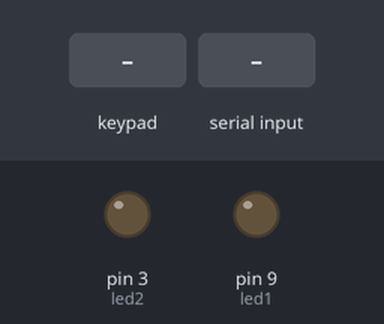
This sketch was run on a simulated Arduino Uno, built with avr-gcc and run on an emulated ATmega328P. Parts: output pins drawn as LEDs (lit = HIGH). Inputs (shaded band) come from the test bench.

Above: at 1.2 s.
1.3 s: keypad keys 1 2 * pressed 0.4 s apart
At 3.6 s:
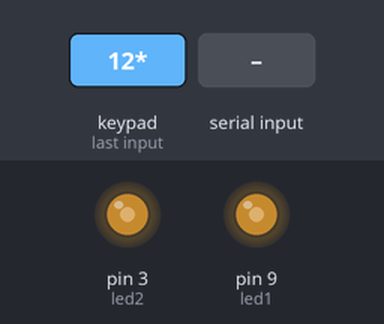
4.0 s: key '1' pressed
At 4.4 s:
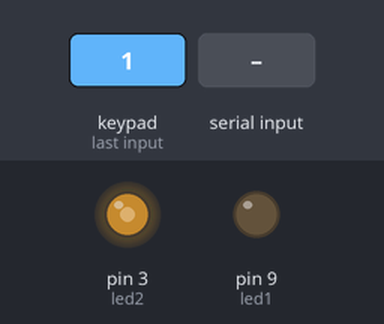
5.5 s: "B2_90\n" received over the second serial link
At 6.0 s:
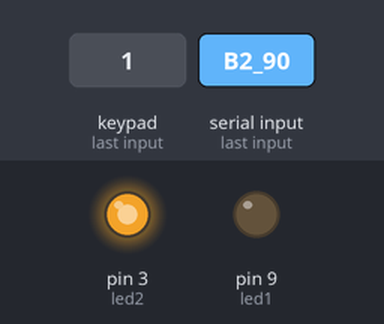
7.1 s: key '7' pressed
At 7.7 s:
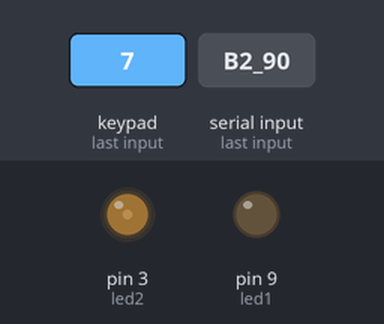
8.6 s: keypad keys 1 2 pressed 0.4 s apart
At 9.8 s:
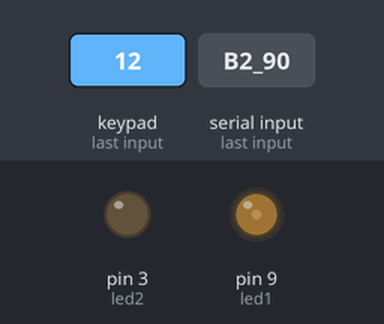
10.9 s: "B1_90\n" received over the second serial link
At 11.7 s:
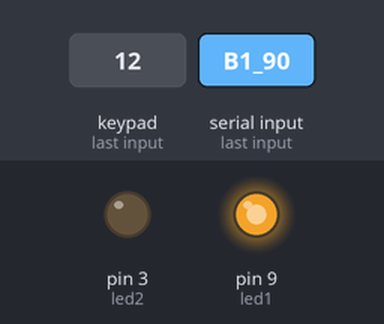
Timing chart, 0 to 13.4 s (numbered marks = the images above; inputs shaded):
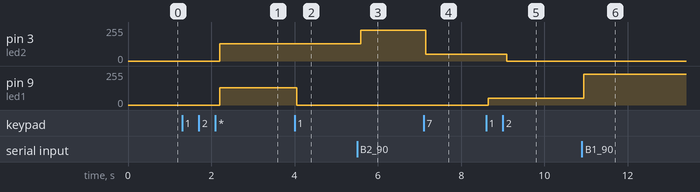

Measured:
- after the input at 1.3 s, pin 3 (led2), pin 9 (led1): 0/255 → 128/255 after 0.90 s
- after the input at 4.0 s, pin 9 (led1): 128/255 → 0/255 after 0.05 s
- after the input at 5.5 s, pin 3 (led2): 128/255 → 229/255 after 0.10 s
- after the input at 7.1 s, pin 3 (led2): 229/255 → 50/255 after 0.05 s
- after the input at 8.6 s, pin 3 (led2): 50/255 → 0/255 after 0.50 s; pin 9 (led1): 0/255 → 50/255 after 0.06 s
- after the input at 10.9 s, pin 9 (led1): 50/255 → 229/255 at once

The sketch:

arduino.ino
```cpp
#include <SoftwareSerial.h>
#include <Keypad.h>

SoftwareSerial BT(10, 11);

const byte ROWS = 4, COLS = 4;
char keys[ROWS][COLS] = {{'1','2','3'},{'4','5','6'},{'7','8','9'},{'*','0','#'}};
byte rowPins[ROWS] = {2, 8, 4, A3};
byte colPins[COLS]  = {12, 13, A1,A2};
Keypad keypad = Keypad(makeKeymap(keys), rowPins, colPins, ROWS, COLS);

const int led1 = 9, led2 = 3, trigPin = 7, echoPin = 6;

bool masterON = false;
bool led1State = false, led2State = false;
bool ultrasonicEnabled = false;
bool motionState = false;

int brightness1 = 128, brightness2 = 128;

int getDistance() {
  digitalWrite(trigPin, LOW);  delayMicroseconds(2);
  digitalWrite(trigPin, HIGH); delayMicroseconds(10);
  digitalWrite(trigPin, LOW);
  long d = pulseIn(echoPin, HIGH, 30000);
  return (d == 0) ? -1 : d * 0.034 / 2;
}

void setMode(int mode) {
  if (mode == 1) { brightness1 = 50;  brightness2 = 50;  }
  if (mode == 2) { brightness1 = 120; brightness2 = 120; }
  if (mode == 3) { brightness1 = 255; brightness2 = 255; }
  BT.print("MODE:"); BT.println(mode);
}


void syncBT() {
  BT.println(led1State  ? "L1_ON"  : "L1_OFF");
  BT.println(led2State  ? "L2_ON"  : "L2_OFF");
  BT.println(masterON   ? "SYS_ON" : "SYS_OFF");
  BT.print("B1_"); BT.println(map(brightness1, 0, 255, 0, 100));
  BT.print("B2_"); BT.println(map(brightness2, 0, 255, 0, 100));
}

void updateLEDs() {
  if (!masterON) {
    analogWrite(led1, 0);
    analogWrite(led2, 0);
    return;
  }

  if (ultrasonicEnabled) {
    int d = getDistance();
    bool motion = (d > 0 && d <= 40);

    analogWrite(led1, motion && led1State ? brightness1 : 0);
    analogWrite(led2, motion && led2State ? brightness2 : 0);


    if (motion != motionState) {
      motionState = motion;
      BT.println(motion ? "MOTION_ON" : "MOTION_OFF");
    }
  } else {
    analogWrite(led1, led1State ? brightness1 : 0);
    analogWrite(led2, led2State ? brightness2 : 0);
  }
}

void handleKeypad() {
  char key = keypad.getKey();
  if (!key) return;

  bool changed = true;
  switch (key) {
    case '*': masterON = true;                         break;
    case '0': masterON = false;                        break;
    case '1': led1State = !led1State;                  break;
    case '2': led2State = !led2State;                  break;
    case '4': brightness1 = max(0,   brightness1-20);  break;
    case '5': brightness1 = min(255, brightness1+20);  break;
    case '3': brightness2 = max(0,   brightness2-20);  break;
    case '6': brightness2 = min(255, brightness2+20);  break;
    case '7': setMode(1); changed = false;             break;
    case '8': setMode(2); changed = false;             break;
    case '9': setMode(3); changed = false;             break;
    case '#':
      ultrasonicEnabled = !ultrasonicEnabled;
      BT.println(ultrasonicEnabled ? "ULTRA_ON" : "ULTRA_OFF");
      changed = false;
      break;
    default: changed = false;
  }

  updateLEDs();
  if (changed) syncBT();
}

void handleBluetooth() {
  if (!BT.available()) return;
  String cmd = BT.readStringUntil('\n');
  cmd.trim();

  bool changed = true;
  if      (cmd == "L1_ON")  led1State = true;
  else if (cmd == "L1_OFF") led1State = false;
  else if (cmd == "L2_ON")  led2State = true;
  else if (cmd == "L2_OFF") led2State = false;
  else if (cmd == "SYS_ON") masterON = true;
  else if (cmd == "SYS_OFF") masterON = false;
  else if (cmd.startsWith("B1_")) { brightness1 = map(cmd.substring(3).toInt(), 0,100,0,255); }
  else if (cmd.startsWith("B2_")) { brightness2 = map(cmd.substring(3).toInt(), 0,100,0,255); }
  else if (cmd == "M1") { setMode(1); changed = false; }
  else if (cmd == "M2") { setMode(2); changed = false; }
  else if (cmd == "M3") { setMode(3); changed = false; }
  else changed = false;

  updateLEDs();
  if (changed) syncBT();
}

void setup() {
  Serial.begin(9600);
  BT.begin(9600);
  pinMode(led1, OUTPUT); pinMode(led2, OUTPUT);
  pinMode(trigPin, OUTPUT); pinMode(echoPin, INPUT);
  BT.println("System Ready");
}

void loop() {
  handleKeypad();
  handleBluetooth();
  if (ultrasonicEnabled && masterON) updateLEDs();
  delay(100);
}
```
